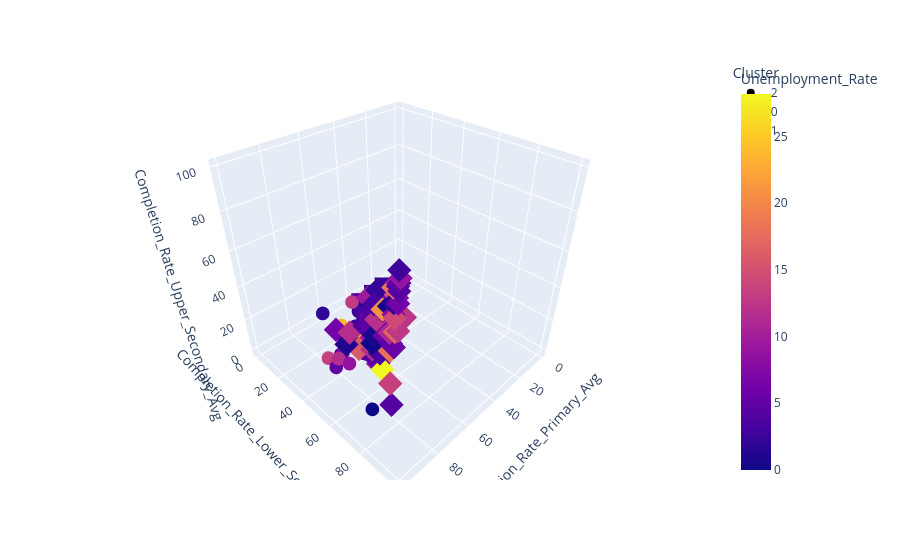

Notebook code for this chart:
### Markdown cell above
Yay...? The R-squared for Linear Regression Model 3 is higher than the previous two. However, this is still not ideal for practical purposes. Still, let's check if this improved clustering.

### Code cell
# KMeans Clustering Pipeline (KMeans Model 3)

# Select columns for model
features3 = X_new[['Completion_Rate_Primary_Avg', 'Completion_Rate_Lower_Secondary_Avg', 'Completion_Rate_Upper_Secondary_Avg']]

# Build pipeline
# StandardScaler: standardizes features (mean = 0, std = 1)
# KMeans: performs clustering on scaled data with 3 clusters and a random state of 42 for reproducibility
kmeans_m3 = Pipeline([
    ('scaler', StandardScaler()),
    ('kmeans', KMeans(n_clusters=3, random_state=42))
])

# Fit pipeline to data
kmeans_m3.fit(features3)

# Extract cluster assignments for each observation
labels_3 = kmeans_m3.named_steps['kmeans'].labels_

# Copy dataset for plotting
X_plot_3 = X_new.copy()

# Add cluster labels
X_plot_3['Cluster'] = labels_3

# Interactive 3D scatter plot
fig = px.scatter_3d(
    X_plot_3, x="Completion_Rate_Primary_Avg", y="Completion_Rate_Lower_Secondary_Avg", z="Completion_Rate_Upper_Secondary_Avg", # 3 chosen variables
    color="Unemployment_Rate", # color represent unemployment rate
    symbol='Cluster', # symbol represent cluster assignment
    hover_data=["Countries and areas"]) # hover shows which point is which Country or area
fig.show()

### Figure 1 — Plotly figure (JSON) as saved in the notebook; plotly's stock layout.template omitted (floating-point values rounded to 4 significant figures)
{"data": [{"customdata": [["Afghanistan"], ["Algeria"], ["Angola"], ["Bangladesh"], ["Benin"], ["Bhutan"], ["Burundi"], ["Cambodia"], ["Cameroon"], ["Comoros"], ["Republic of the Congo"], ["Ivory Coast"], ["Democratic Republic of the Congo"], ["El Salvador"], ["Eswatini"], ["Ethiopia"], ["Gabon"], ["The Gambia"], ["Ghana"], ["Guatemala"], ["Guinea"], ["Haiti"], ["Honduras"], ["Indonesia"], ["Iraq"], ["Kenya"], ["Kiribati"], ["Laos"], ["Lesotho"], ["Liberia"], ["Madagascar"], ["Malawi"], ["Mali"], ["Mauritania"], ["Myanmar"], ["Namibia"], ["Nepal"], ["Nigeria"], ["Pakistan"], ["Rwanda"], ["S��������"], ["Senegal"], ["Sierra Leone"], ["Sudan"], ["Suriname"], ["Togo"], ["Uganda"], ["Tanzania"], ["Uruguay"], ["Yemen"], ["Zambia"], ["Zimbabwe"]], "hovertemplate": "Cluster=2<br>Completion_Rate_Primary_Avg=%{x}<br>Completion_Rate_Lower_Secondary_Avg=%{y}<br>Completion_Rate_Upper_Secondary_Avg=%{z}<br>Countries and areas=%{customdata[0]}<br>Unemployment_Rate=%{marker.color}<extra></extra>", "legendgroup": "2", "marker": {"color": [11.12, 11.7, 6.89, 4.19, 2.23, 2.34, 1.43, 0.68, 3.38, 4.34, 9.47, 3.32, 4.24, 4.11, 0.0, 2.08, 20.0, 9.06, 4.33, 2.46, 4.3, 13.78, 5.39, 4.69, 12.82, 2.64, 0.0, 0.63, 23.41, 2.81, 1.76, 5.65, 7.22, 9.55, 1.58, 20.27, 1.41, 8.1, 4.45, 1.03, 13.37, 6.6, 4.43, 16.53, 7.33, 2.04, 1.84, 1.98, 8.73, 12.91, 11.43, 4.95], "coloraxis": "coloraxis", "symbol": "circle"}, "mode": "markers", "name": "2", "scene": "scene", "showlegend": true, "type": "scatter3d", "x": [53.5, 93.0, 60.0, 82.5, 47.5, 69.0, 50.0, 73.5, 74.5, 76.0, 80.0, 56.5, 66.5, 86.5, 70.5, 47.5, 70.5, 62.0, 71.0, 78.0, 45.5, 53.5, 84.0, 91.5, 75.5, 79.5, 94.0, 83.5, 80.5, 34.5, 56.0, 47.5, 45.5, 63.0, 83.0, 80.5, 82.0, 71.0, 59.5, 54.5, 82.5, 47.0, 64.0, 65.0, 85.0, 79.5, 41.0, 79.5, 97.0, 62.5, 72.0, 89.0], "y": [37.5, 57.0, 37.0, 65.0, 19.0, 39.5, 22.5, 40.0, 47.5, 46.0, 50.5, 29.0, 55.0, 73.5, 50.5, 20.5, 32.5, 49.0, 47.5, 48.5, 26.5, 35.0, 49.0, 61.5, 46.5, 65.0, 78.5, 53.5, 44.0, 26.0, 26.5, 22.0, 30.5, 46.5, 45.0, 55.0, 73.0, 62.5, 50.0, 27.5, 34.0, 28.5, 44.5, 50.5, 49.5, 47.0, 25.0, 29.0, 69.5, 47.0, 52.0, 49.0], "z": [23.0, 29.5, 19.5, 29.5, 8.5, 21.5, 3.5, 20.0, 23.5, 28.0, 23.5, 16.0, 31.5, 35.0, 32.0, 12.5, 14.0, 30.5, 10.5, 26.0, 17.5, 16.5, 32.0, 38.5, 44.0, 41.0, 16.5, 31.5, 32.0, 13.5, 15.5, 14.0, 17.5, 27.0, 16.5, 36.0, 27.5, 50.5, 23.5, 17.5, 6.0, 10.5, 22.5, 30.5, 22.0, 21.5, 16.5, 29.5, 38.5, 30.0, 30.0, 15.5]}, {"customdata": [["Albania"], ["Argentina"], ["Armenia"], ["Barbados"], ["Belarus"], ["Belize"], ["Bosnia and Herzegovina"], ["Botswana"], ["Brazil"], ["Chile"], ["China"], ["Colombia"], ["Costa Rica"], ["Cuba"], ["North Korea"], ["Dominican Republic"], ["Ecuador"], ["Egypt"], ["Georgia"], ["Guyana"], ["India"], ["Jamaica"], ["Jordan"], ["Kazakhstan"], ["Kyrgyzstan"], ["Mexico"], ["Mongolia"], ["Montenegro"], ["North Macedonia"], ["Panama"], ["Paraguay"], ["Peru"], ["Philippines"], ["Moldova"], ["Saint Lucia"], ["Serbia"], ["South Africa"], ["Sri Lanka"], ["Palestinian National Authority"], ["Tajikistan"], ["Thailand"], ["East Timor"], ["Tonga"], ["Tunisia"], ["Turkey"], ["Turkmenistan"], ["Ukraine"], ["Vietnam"]], "hovertemplate": "Cluster=0<br>Completion_Rate_Primary_Avg=%{x}<br>Completion_Rate_Lower_Secondary_Avg=%{y}<br>Completion_Rate_Upper_Secondary_Avg=%{z}<br>Countries and areas=%{customdata[0]}<br>Unemployment_Rate=%{marker.color}<extra></extra>", "legendgroup": "0", "marker": {"color": [12.33, 9.79, 16.99, 10.33, 4.59, 6.41, 18.42, 18.19, 12.08, 7.09, 4.32, 9.71, 11.85, 1.64, 2.74, 5.84, 3.97, 10.76, 14.4, 11.85, 5.36, 8.0, 14.72, 4.59, 6.33, 3.42, 6.01, 14.88, 0.0, 3.9, 4.81, 3.31, 2.15, 5.47, 20.71, 12.69, 28.18, 4.2, 0.0, 11.02, 0.75, 4.55, 1.12, 16.02, 13.49, 3.91, 8.88, 2.01], "coloraxis": "coloraxis", "symbol": "diamond"}, "mode": "markers", "name": "0", "scene": "scene", "showlegend": true, "type": "scatter3d", "x": [95.0, 92.5, 99.0, 99.0, 100.0, 95.5, 99.5, 96.5, 96.0, 96.5, 97.0, 93.0, 98.5, 99.0, 100.0, 91.0, 98.0, 91.5, 100.0, 97.5, 91.5, 99.5, 96.5, 100.0, 99.5, 98.0, 97.0, 96.5, 98.5, 95.5, 94.5, 95.0, 92.0, 99.0, 99.0, 99.5, 96.5, 99.0, 99.5, 98.5, 98.5, 81.0, 98.5, 95.5, 98.5, 100.0, 99.5, 96.5], "y": [97.5, 74.5, 97.0, 98.0, 100.0, 60.5, 97.0, 92.0, 85.0, 95.5, 93.0, 77.5, 73.0, 96.5, 100.0, 82.5, 90.5, 80.0, 98.0, 84.0, 80.5, 97.0, 87.0, 100.0, 99.0, 88.5, 90.0, 95.0, 94.0, 78.0, 80.0, 83.0, 81.5, 96.5, 91.5, 99.0, 88.0, 95.0, 86.5, 94.0, 86.5, 66.5, 70.5, 74.0, 94.0, 99.5, 100.0, 84.0], "z": [78.0, 49.5, 74.0, 94.0, 92.5, 49.5, 92.0, 60.5, 70.0, 85.5, 65.0, 73.5, 58.0, 85.5, 100.0, 57.0, 78.5, 42.0, 81.0, 56.5, 43.0, 81.5, 56.0, 95.5, 87.0, 58.0, 66.5, 86.5, 82.5, 62.5, 63.5, 75.0, 78.5, 67.0, 80.0, 76.0, 48.5, 37.5, 62.5, 71.5, 65.5, 52.0, 50.5, 48.5, 47.5, 94.0, 97.0, 55.5]}, {"customdata": [["Andorra"], ["Anguilla"], ["Antigua and Barbuda"], ["Australia"], ["Austria"], ["Azerbaijan"], ["The Bahamas"], ["Bahrain"], ["Belgium"], ["Bolivia"], ["British Virgin Islands"], ["Brunei"], ["Bulgaria"], ["Burkina Faso"], ["Cape Verde"], ["Canada"], ["Central African Republic"], ["Chad"], ["Cook Islands"], ["Croatia"], ["Cyprus"], ["Czech Republic"], ["Denmark"], ["Djibouti"], ["Dominica"], ["Equatorial Guinea"], ["Eritrea"], ["Estonia"], ["Fiji"], ["Finland"], ["France"], ["Germany"], ["Greece"], ["Grenada"], ["Guinea0Bissau"], ["Vatican City"], ["Hungary"], ["Iceland"], ["Iran"], ["Republic of Ireland"], ["Israel"], ["Italy"], ["Japan"], ["Kuwait"], ["Latvia"], ["Lebanon"], ["Libya"], ["Liechtenstein"], ["Lithuania"], ["Luxembourg"], ["Malaysia"], ["Maldives"], ["Malta"], ["Marshall Islands"], ["Mauritius"], ["Federated States of Micronesia"], ["Monaco"], ["Montserrat"], ["Morocco"], ["Mozambique"], ["Nauru"], ["Netherlands"], ["New Zealand"], ["Nicaragua"], ["Niger"], ["Niue"], ["Norway"], ["Oman"], ["Palau"], ["Papua New Guinea"], ["Poland"], ["Portugal"], ["Qatar"], ["South Korea"], ["Romania"], ["Russia"], ["Saint Kitts and Nevis"], ["Saint Vincent and the Grenadines"], ["Samoa"], ["San Marino"], ["Saudi Arabia"], ["Seychelles"], ["Singapore"], ["Slovakia"], ["Slovenia"], ["Solomon Islands"], ["Somalia"], ["South Sudan"], ["Spain"], ["Sweden"], ["Switzerland"], ["Syria"], ["Tokelau"], ["Trinidad and Tobago"], ["Turks and Caicos Islands"], ["Tuvalu"], ["United Arab Emirates"], ["United Kingdom"], ["United States"], ["Uzbekistan"], ["Vanuatu"], ["Venezuela"]], "hovertemplate": "Cluster=1<br>Completion_Rate_Primary_Avg=%{x}<br>Completion_Rate_Lower_Secondary_Avg=%{y}<br>Completion_Rate_Upper_Secondary_Avg=%{z}<br>Countries and areas=%{customdata[0]}<br>Unemployment_Rate=%{marker.color}<extra></extra>", "legendgroup": "1", "marker": {"color": [0.0, 0.0, 0.0, 5.27, 4.67, 5.51, 10.36, 0.71, 5.59, 3.5, 0.0, 9.12, 4.34, 6.26, 12.25, 5.56, 3.68, 1.89, 0.0, 6.93, 7.27, 1.93, 4.91, 10.3, 0.0, 6.43, 5.14, 5.11, 4.1, 6.59, 8.43, 3.04, 17.24, 0.0, 2.47, 0.0, 3.4, 2.84, 11.38, 4.93, 3.86, 9.89, 2.29, 2.18, 6.52, 6.23, 18.56, 0.0, 6.35, 5.36, 3.32, 6.14, 3.47, 0.0, 6.67, 0.0, 0.0, 0.0, 9.02, 3.24, 0.0, 3.2, 4.07, 6.84, 0.47, 0.0, 3.35, 2.67, 0.0, 2.46, 3.47, 6.33, 0.09, 4.15, 3.98, 4.59, 0.0, 18.88, 8.36, 0.0, 5.93, 0.0, 4.11, 5.56, 4.2, 0.58, 11.35, 12.24, 13.96, 6.48, 4.58, 8.37, 0.0, 2.69, 0.0, 0.0, 2.35, 3.85, 14.7, 5.92, 4.39, 8.8], "coloraxis": "coloraxis", "symbol": "square"}, "mode": "markers", "name": "1", "scene": "scene", "showlegend": true, "type": "scatter3d", "x": [0.0, 0.0, 0.0, 0.0, 0.0, 0.0, 0.0, 0.0, 0.0, 0.0, 0.0, 0.0, 0.0, 30.5, 0.0, 0.0, 43.5, 27.5, 0.0, 0.0, 0.0, 0.0, 0.0, 0.0, 0.0, 0.0, 0.0, 0.0, 0.0, 0.0, 0.0, 0.0, 0.0, 0.0, 27.0, 0.0, 0.0, 0.0, 0.0, 0.0, 0.0, 0.0, 0.0, 0.0, 0.0, 0.0, 0.0, 0.0, 0.0, 0.0, 0.0, 0.0, 0.0, 0.0, 0.0, 0.0, 0.0, 0.0, 0.0, 41.5, 0.0, 0.0, 0.0, 0.0, 29.5, 0.0, 0.0, 0.0, 0.0, 0.0, 0.0, 0.0, 0.0, 0.0, 0.0, 0.0, 0.0, 0.0, 0.0, 0.0, 0.0, 0.0, 0.0, 0.0, 0.0, 0.0, 0.0, 24.5, 0.0, 0.0, 0.0, 0.0, 0.0, 0.0, 0.0, 0.0, 0.0, 0.0, 0.0, 0.0, 0.0, 0.0], "y": [0.0, 0.0, 0.0, 0.0, 0.0, 0.0, 0.0, 0.0, 0.0, 0.0, 0.0, 0.0, 0.0, 9.5, 0.0, 0.0, 12.0, 14.0, 0.0, 0.0, 0.0, 0.0, 0.0, 0.0, 0.0, 0.0, 0.0, 0.0, 0.0, 0.0, 0.0, 0.0, 0.0, 0.0, 17.0, 0.0, 0.0, 0.0, 0.0, 0.0, 0.0, 0.0, 0.0, 0.0, 0.0, 0.0, 0.0, 0.0, 0.0, 0.0, 0.0, 0.0, 0.0, 0.0, 0.0, 0.0, 0.0, 0.0, 0.0, 13.0, 0.0, 0.0, 0.0, 0.0, 7.0, 0.0, 0.0, 0.0, 0.0, 0.0, 0.0, 0.0, 0.0, 0.0, 0.0, 0.0, 0.0, 0.0, 0.0, 0.0, 0.0, 0.0, 0.0, 0.0, 0.0, 0.0, 0.0, 16.0, 0.0, 0.0, 0.0, 0.0, 0.0, 0.0, 0.0, 0.0, 0.0, 0.0, 0.0, 0.0, 0.0, 0.0], "z": [0.0, 0.0, 0.0, 0.0, 0.0, 0.0, 0.0, 0.0, 0.0, 0.0, 0.0, 0.0, 0.0, 4.0, 0.0, 0.0, 7.0, 10.5, 0.0, 0.0, 0.0, 0.0, 0.0, 0.0, 0.0, 0.0, 0.0, 0.0, 0.0, 0.0, 0.0, 0.0, 0.0, 0.0, 11.0, 0.0, 0.0, 0.0, 0.0, 0.0, 0.0, 0.0, 0.0, 0.0, 0.0, 0.0, 0.0, 0.0, 0.0, 0.0, 0.0, 0.0, 0.0, 0.0, 0.0, 0.0, 0.0, 0.0, 0.0, 6.5, 0.0, 0.0, 0.0, 0.0, 2.5, 0.0, 0.0, 0.0, 0.0, 0.0, 0.0, 0.0, 0.0, 0.0, 0.0, 0.0, 0.0, 0.0, 0.0, 0.0, 0.0, 0.0, 0.0, 0.0, 0.0, 0.0, 0.0, 8.0, 0.0, 0.0, 0.0, 0.0, 0.0, 0.0, 0.0, 0.0, 0.0, 0.0, 0.0, 0.0, 0.0, 0.0]}], "layout": {"coloraxis": {"colorbar": {"title": {"text": "Unemployment_Rate"}}, "colorscale": [[0, "#0d0887"], [0.1111, "#46039f"], [0.2222, "#7201a8"], [0.3333, "#9c179e"], [0.4444, "#bd3786"], [0.5556, "#d8576b"], [0.6667, "#ed7953"], [0.7778, "#fb9f3a"], [0.8889, "#fdca26"], [1, "#f0f921"]]}, "legend": {"title": {"text": "Cluster"}, "tracegroupgap": 0}, "margin": {"t": 60}, "scene": {"domain": {"x": [0, 1], "y": [0, 1]}, "xaxis": {"title": {"text": "Completion_Rate_Primary_Avg"}}, "yaxis": {"title": {"text": "Completion_Rate_Lower_Secondary_Avg"}}, "zaxis": {"title": {"text": "Completion_Rate_Upper_Secondary_Avg"}}}}}
